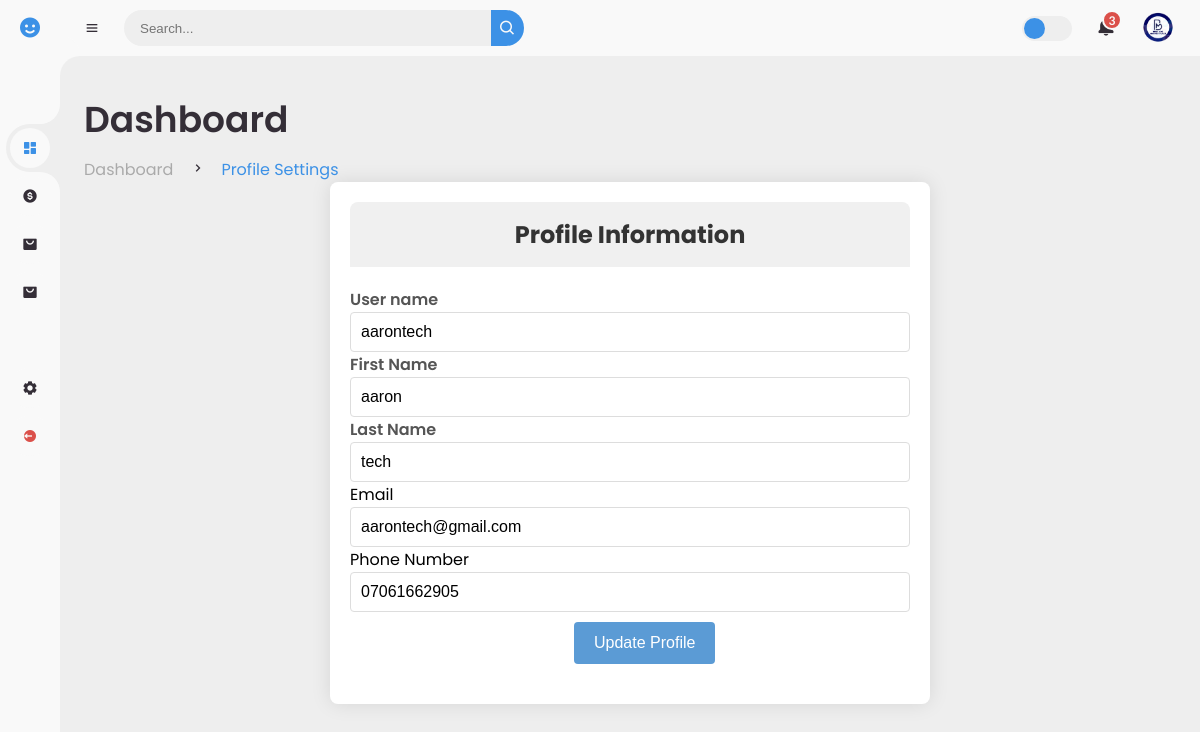
The page /profile_page (signed in) on the database its author committed.
### BestLogMarketPlaceApp/models.py (models this page shows, shortened)
class CustomUser(AbstractUser):
    first_name = models.CharField(max_length=20)
    last_name = models.CharField(max_length=20)
    username = models.CharField(max_length=20, unique=True)
    email = models.EmailField(unique=True)
    phone_number = models.CharField(max_length=15, null=True, unique=True)
    USERNAME_FIELD = 'email'
    REQUIRED_FIELDS = ['username']
    class Meta:
        verbose_name = 'User'
        verbose_name_plural = 'Users'

### BestLogMarketPlaceApp/views.py (the view)
# urls.py: path('profile_page', views.profile_page, name='profile_page'),
def profile_page(request):
    if request.method == 'POST':
        form = ProfileForm(request.POST,instance=request.user)
        if form.is_valid():
            form.save()
            return redirect('dashboard')
    else:
        form = ProfileForm(instance=request.user)
    return render(request, 'BestLogMarketPlaceApp/profile-setting.html', {'form': form})

### BestLogMarketPlaceApp/forms.py
class ProfileForm(forms.ModelForm):
    class Meta:
        model = CustomUser
        fields = [ 'username', 'first_name', 'last_name', 'email', 'phone_number', ]

### BestLogMarketPlaceApp/context_processors.py (called while the page is built)
def cart_item_count(request):
    return {
        'cart_item_count': get_cart_item_count(request)
    }

### BestLogMarketPlaceApp/views.py (called while the page is built)
def get_cart_item_count(request):
    if request.user.is_authenticated:
        cart = Cart.objects.filter(user=request.user).first()
    else:
        cart_id = request.session.get('cart_id')
        cart = Cart.objects.filter(id=cart_id).first() if cart_id else None
        if cart and 'cart_item_count' not in request.session:
            request.session['cart_item_count'] = cart.items.count()
    return request.session.get('cart_item_count', 0) if not request.user.is_authenticated else cart.items.count() if cart else 0

### BestLogMarketPlaceApp/templates/BestLogMarketPlaceApp/profile-setting.html (shortened to what this page needs)
{% load static %}
<!DOCTYPE html>
<html lang="en">
<head>
	<link href='https://unpkg.com/boxicons@2.0.9/css/boxicons.min.css' rel='stylesheet'>
    <link rel="stylesheet" href="{% static 'assets/templates/basic/css/dashboard.css'%}">
</head>
<body>
<section id="sidebar" class="hide">
    <a href="#" class="brand">
        <i class='bx bxs-smile'></i>
    </a>
    <ul class="side-menu top">
        <li class="active">
            <a href="{% url 'dashboard' %}">
                <i class='bx bxs-dashboard'></i>
            </a>
        </li>
        <li>
            <a href="{% url 'payment_history' %}">
                <i class='bx bxs-dollar-circle'></i>
            </a>
        </li>
        <li>
            <a href="{% url 'orders' %}">
                <i class='bx bxs-shopping-bag-alt'></i>
            </a>
        </li>
        <li>
            <a href="{% url 'home' %}">
                <i class='bx bxs-shopping-bag-alt'></i>
            </a>
        </li>
    </ul>
    <ul class="side-menu">
        <li>
            <a href="{% url 'profile_page' %}">
                <i class='bx bxs-cog'></i>
            </a>
        </li>
        <li>
            <a href="{% url 'logout_user' %}" class="logout">
                <i class='bx bxs-log-out-circle'></i>
            </a>
        </li>
    </ul>
</section>
	<section id="content">
		<nav>
			<i class='bx bx-menu' ></i>
			<form action="#">
				<div class="form-input">
					<input type="search" placeholder="Search...">
					<button type="submit" class="search-btn"><i class='bx bx-search' ></i></button>
				</div>
			</form>
			<label for="switch-mode" class="switch-mode"></label>
			<a href="#" class="notification">
				<span class="num">3</span>
			</a>
			<a href="#" class="profile">
				<img src="{% static 'assets/images/logoIcon/logo.png'%}">
			</a>
		</nav>
		<main>
			<div class="head-title">
				<div class="left">
					<h1>Dashboard</h1>
					<ul class="breadcrumb">
						<li>
							<a href="{% url 'dashboard' %}">Dashboard</a>
						</li>
						<li><i class='bx bx-chevron-right' ></i></li>
						<li>
							<a class="active" href="#">Profile Settings</a>
						</li>
					</ul>
				</div>
			</div>
            <div class="profile-form-container">
                <div class="profile-card">
                    <div class="profile-card-header">
                        <h5 class="profile-card-title text-center">Profile Information</h5>
                    </div>
                    <div class="profile-card-body">
                        <form class="profile-form" action="" method="post" enctype="multipart/form-data">
                            <div class="row">
                                <div class="form-group col-sm-6">
                                    <label class="form-label required" for="usernamename">User name</label>
                                    <input type="text" class="form-control" name="username" value="{{ form.username.value|default_if_none:request.user.username }}" required id="firstname">
                                </div>
                                <div class="form-group col-sm-6">
                                    <label class="form-label required" for="first_name">First Name</label>
                                    <input type="text" class="form-control" name="first_name" value="{{ form.first_name.value|default_if_none:request.user.first_name }}" required id="lastname">
                                </div>
                                <div class="form-group col-sm-6">
                                    <label class="form-label required" for="last_name">Last Name</label>
                                    <input type="text" class="form-control" name="last_name" value="{{ form.last_name.value|default_if_none:request.user.last_name }}" required id="lastname">
                                </div>
                                <div class="form-group col-sm-6">
									<label for="email">Email</label>
									<input type="email" id="email" name="email" class="form-control" value="{{ form.email.value|default_if_none:request.user.email }}">
                                </div>
                                <div class="form-group col-sm-6">
									<label for="phoneNumber">Phone Number</label>
									<input type="text" id="phoneNumber" class="form-control" name="phone_number" value="{{ form.phone_number.value|default_if_none:request.user.phone_number}}">
                                </div>
                                <div class="form-group">
                                    <button type="submit" class="btn btn-submit w-100">Update Profile</button>
                                </div>
                            </div>
                        </form>
                    </div>
                </div>
            </div>
		</main>
	</section>
</body>

### rows shown on the page
CustomUser: username "aarontech", first_name "aaron", last_name "tech", email "aarontech@gmail.com", phone_number "07061662905"
